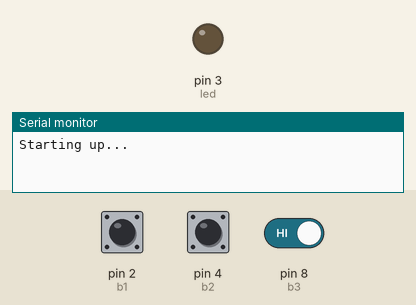
Bench run of a sketch on a simulated Arduino Uno, built with avr-gcc and run on an emulated ATmega328P. Parts: output pins drawn as LEDs (lit = HIGH), the last lines printed to the serial monitor. The inputs (shaded band) are chosen by the test bench; at power-on: pin 2 (b1) HIGH, pin 8 (b3) HIGH, pin 4 (b2) HIGH. The board resets itself during the run and starts again; no radio packets arrive unless stated.

Above: at 1.5 s.
1.6 s: pin 2 (b1) pulled LOW for 0.15 s
At 1.7 s:
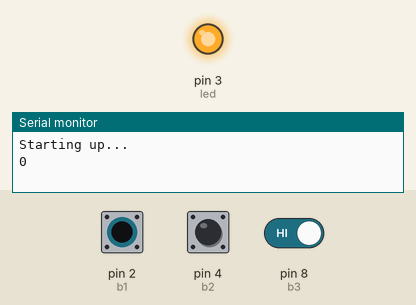
3.3 s: pin 2 (b1) driven LOW and pin 8 (b3) driven LOW
At 4.5 s:
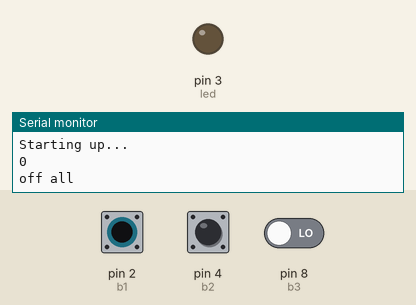
5.0 s: pin 4 (b2) pulled LOW for 0.15 s
Timing chart, 0 to 8.0 s (numbered marks = the images above; inputs shaded):
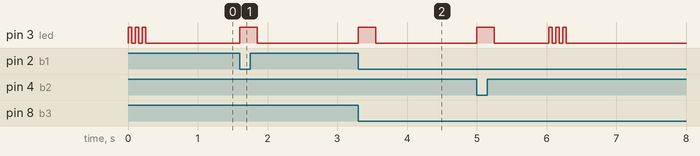

Measured:
- after the input at 1.6 s, pin 3 (led): LOW → HIGH at once, → LOW 0.25 s later
- after the input at 3.3 s, pin 3 (led): LOW → HIGH at once, → LOW 0.25 s later

The sketch:

HomeAutomationNode_myroom_remote_V4.ino
```cpp
//WDT
//auto rest on fails
#include "RF24.h"
#include <avr/wdt.h>

#define b1 2
#define b2 4
#define b3 8

#define led 3

#define signalReadBytes 12
//delay
#define dly 250
#define fail_threshold 3


bool b1o=0, b2o=0, b3o=0;
bool b1r=0, b2r=0, b3r=0;

RF24 radio(9,10);
const uint64_t pipes[2] = { 0xF0F0F0F0E1LL, 0xF0F0F0F0D2LL };

byte data[signalReadBytes] = {1,2,0,0,0};//id,r/w/invert,data
byte fail = 0;
void setup() {
  // put your setup code here, to run once:
  Serial.begin(115200);
  Serial.println("Starting up...");
  radio.begin();
  radio.setAutoAck(false);
  radio.openWritingPipe(pipes[0]);
  radio.openReadingPipe(1,pipes[1]);

  radio.powerDown();

  pinMode(led,OUTPUT);//led positive
  pinMode(8,OUTPUT);//led negative
  digitalWrite(8,0);

  pinMode(b1,INPUT_PULLUP);
  pinMode(b2,INPUT_PULLUP);
  pinMode(b3,INPUT_PULLUP);
  digitalWrite(led,HIGH);
  delay(50);
  digitalWrite(led,LOW);
  delay(50);
  digitalWrite(led,HIGH);
  delay(50);
  digitalWrite(led,LOW);
  delay(50);
  digitalWrite(led,HIGH);
  delay(50);
  digitalWrite(led,LOW);
  delay(50);
  watchdogSetup();
}
byte ledStat = 0;
void loop() {
  wdt_reset();
  // put your main code here, to run repeatedly:
  b1r = digitalRead(b1);
  b2r = digitalRead(b2);
  b3r = digitalRead(b3);

  if(b3o != b3r && b3r == 0 && b1r == 0){//sw1 & sw3 are pressed
    tryBro(255);//255 is off all
    delay(dly);
  }else if(b1o != b1r && b1r == 0){
    tryBro(0);
    delay(dly);
  }else if(b2o != b2r && b2r == 0){
    tryBro(1);
    delay(dly);
  }else if(b3o != b3r && b3r == 0){
    tryBro(2);
    delay(dly);
  }

  if(ledStat==1){//off
    fail=0;
    digitalWrite(led,HIGH);
    delay(10);
    digitalWrite(led,LOW);
  }else if(ledStat==2){//on
    fail=0;
    digitalWrite(led,HIGH);
    delay(10);
    digitalWrite(led,LOW);
    delay(100);
    digitalWrite(led,HIGH);
    delay(10);
    digitalWrite(led,LOW);
  }else if(ledStat==3){//connection fail
    fail++;
    if(fail==fail_threshold){
      while(1);
    }
  }else if(ledStat==4){//off all
    fail=0;
    digitalWrite(led,HIGH);
    delay(10);
    digitalWrite(led,LOW);
    delay(100);
    digitalWrite(led,HIGH);
    delay(10);
    digitalWrite(led,LOW);
    delay(100);
    digitalWrite(led,HIGH);
    delay(10);
    digitalWrite(led,LOW);
    delay(100);
    digitalWrite(led,HIGH);
    delay(10);
    digitalWrite(led,LOW);
    delay(100);
    digitalWrite(led,HIGH);
    delay(10);
    digitalWrite(led,LOW);
    delay(100);
  }

  ledStat=0;//set to nothing

  b1o=b1r;
  b2o=b2r;
  b3o=b3r;
}


unsigned long started_waiting_at;
bool timeout;

void tryBro(byte sw){
    digitalWrite(led,HIGH);
    radio.powerUp();
    radio.stopListening();
    data[0] = 1;

    if(sw!=255){//255 is switch off all
      data[1] = 2;//0read 1write 2invert
      data[2] = sw;

      Serial.println(sw);
    }else{
      data[1] = 1;//0read 1write 2invert
      data[2] = 0;
      data[3] = 0;
      data[4] = 0;
      Serial.println("off all");
    }
    radio.write( &data, signalReadBytes);//signalReadBytes=maxSwitches + 2
    radio.startListening();

    started_waiting_at = millis();    // Wait here until we get a response, or timeout (250ms)
    timeout = false;
    while ( ! radio.available()  ){
        if (millis() - started_waiting_at > 250 ){  // Break out of the while loop if nothing available
          timeout = true;
          break;
        }
    }
    if ( timeout ) {                                // Describe the results
      ledStat = 3;//connection fail
    } else {
        radio.read( &data, signalReadBytes);//2nd para->size//switches[id][1] because two control bits follow the values
        if(data[sw+2]){
          ledStat=2;
        }else if(sw==-1){
          ledStat=4;
        }else{
          ledStat=1;
        }
    }
    radio.powerDown();
    digitalWrite(led,LOW);
}

void watchdogSetup(void)
{
cli();  // disable all interrupts
wdt_reset(); // reset the WDT timer
/*
 WDTCSR configuration:
 WDIE = 1: Interrupt Enable
 WDE = 1 :Reset Enable
 WDP3 = 0 :For 2000ms Time-out
 WDP2 = 1 :For 2000ms Time-out
 WDP1 = 1 :For 2000ms Time-out
 WDP0 = 1 :For 2000ms Time-out

  WDP3 = 0 :For 1000ms Time-out
 WDP2 = 1 :For 1000ms Time-out
 WDP1 = 1 :For 1000ms Time-out
 WDP0 = 0 :For 1000ms Time-out

   WDP3 = 0 :For 1000ms Time-out
 WDP2 = 1 :For 1000ms Time-out
 WDP1 = 0 :For 1000ms Time-out
 WDP0 = 1 :For 1000ms Time-out
*/
// Enter Watchdog Configuration mode:
WDTCSR |= (1<<WDCE) | (1<<WDE);
// Set Watchdog settings:
 WDTCSR = (1<<WDIE) | (1<<WDE) | (0<<WDP3) | (1<<WDP2) | (0<<WDP1) | (1<<WDP0);
sei();
}
ISR(WDT_vect) // Watchdog timer interrupt.
{
// Include your code here - be careful not to use functions they may cause the interrupt to hang and
// prevent a reset.
}
```
